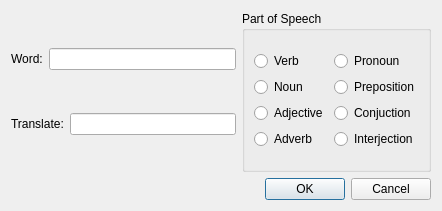
<?xml version="1.0" encoding="UTF-8"?>
<ui version="4.0">
 <class>AddTranslateDialog</class>
 <widget class="QDialog" name="AddTranslateDialog">
  <property name="geometry">
   <rect>
    <x>0</x>
    <y>0</y>
    <width>442</width>
    <height>211</height>
   </rect>
  </property>
  <property name="windowTitle">
   <string>Add translate</string>
  </property>
  <layout class="QHBoxLayout" name="horizontalLayout_5">
   <item>
    <layout class="QVBoxLayout" name="verticalLayout_5">
     <item>
      <layout class="QHBoxLayout" name="horizontalLayout_4">
       <item>
        <layout class="QVBoxLayout" name="verticalLayout">
         <item>
          <layout class="QHBoxLayout" name="horizontalLayout">
           <item>
            <widget class="QLabel" name="label">
             <property name="text">
              <string>Word:</string>
             </property>
            </widget>
           </item>
           <item>
            <widget class="QLineEdit" name="lineEditWord"/>
           </item>
          </layout>
         </item>
         <item>
          <layout class="QHBoxLayout" name="horizontalLayout_2">
           <item>
            <widget class="QLabel" name="label_2">
             <property name="text">
              <string>Translate:</string>
             </property>
            </widget>
           </item>
           <item>
            <widget class="QLineEdit" name="lineEditTranslate"/>
           </item>
          </layout>
         </item>
        </layout>
       </item>
       <item>
        <widget class="QGroupBox" name="groupBox">
         <property name="title">
          <string>Part of Speech</string>
         </property>
         <layout class="QVBoxLayout" name="verticalLayout_4">
          <item>
           <layout class="QHBoxLayout" name="horizontalLayout_3">
            <item>
             <layout class="QVBoxLayout" name="verticalLayout_2">
              <item>
               <widget class="QRadioButton" name="rbVerb">
                <property name="text">
                 <string>Verb</string>
                </property>
               </widget>
              </item>
              <item>
               <widget class="QRadioButton" name="rbNoun">
                <property name="text">
                 <string>Noun</string>
                </property>
               </widget>
              </item>
              <item>
               <widget class="QRadioButton" name="rbAdjective">
                <property name="text">
                 <string>Adjective</string>
                </property>
               </widget>
              </item>
              <item>
               <widget class="QRadioButton" name="rbAdverb">
                <property name="text">
                 <string>Adverb</string>
                </property>
               </widget>
              </item>
             </layout>
            </item>
            <item>
             <layout class="QVBoxLayout" name="verticalLayout_3">
              <item>
               <widget class="QRadioButton" name="rbPronoun">
                <property name="text">
                 <string>Pronoun</string>
                </property>
               </widget>
              </item>
              <item>
               <widget class="QRadioButton" name="rbPreposition">
                <property name="text">
                 <string>Preposition</string>
                </property>
               </widget>
              </item>
              <item>
               <widget class="QRadioButton" name="rbConjuction">
                <property name="text">
                 <string>Conjuction</string>
                </property>
               </widget>
              </item>
              <item>
               <widget class="QRadioButton" name="rbInterjection">
                <property name="text">
                 <string>Interjection</string>
                </property>
               </widget>
              </item>
             </layout>
            </item>
           </layout>
          </item>
         </layout>
        </widget>
       </item>
      </layout>
     </item>
     <item>
      <widget class="QDialogButtonBox" name="buttonBox">
       <property name="orientation">
        <enum>Qt::Horizontal</enum>
       </property>
       <property name="standardButtons">
        <set>QDialogButtonBox::Cancel|QDialogButtonBox::Ok</set>
       </property>
      </widget>
     </item>
    </layout>
   </item>
  </layout>
  <zorder></zorder>
 </widget>
 <resources/>
 <connections>
  <connection>
   <sender>buttonBox</sender>
   <signal>accepted()</signal>
   <receiver>AddTranslateDialog</receiver>
   <slot>accept()</slot>
   <hints>
    <hint type="sourcelabel">
     <x>248</x>
     <y>254</y>
    </hint>
    <hint type="destinationlabel">
     <x>157</x>
     <y>274</y>
    </hint>
   </hints>
  </connection>
  <connection>
   <sender>buttonBox</sender>
   <signal>rejected()</signal>
   <receiver>AddTranslateDialog</receiver>
   <slot>reject()</slot>
   <hints>
    <hint type="sourcelabel">
     <x>316</x>
     <y>260</y>
    </hint>
    <hint type="destinationlabel">
     <x>286</x>
     <y>274</y>
    </hint>
   </hints>
  </connection>
 </connections>
</ui>
